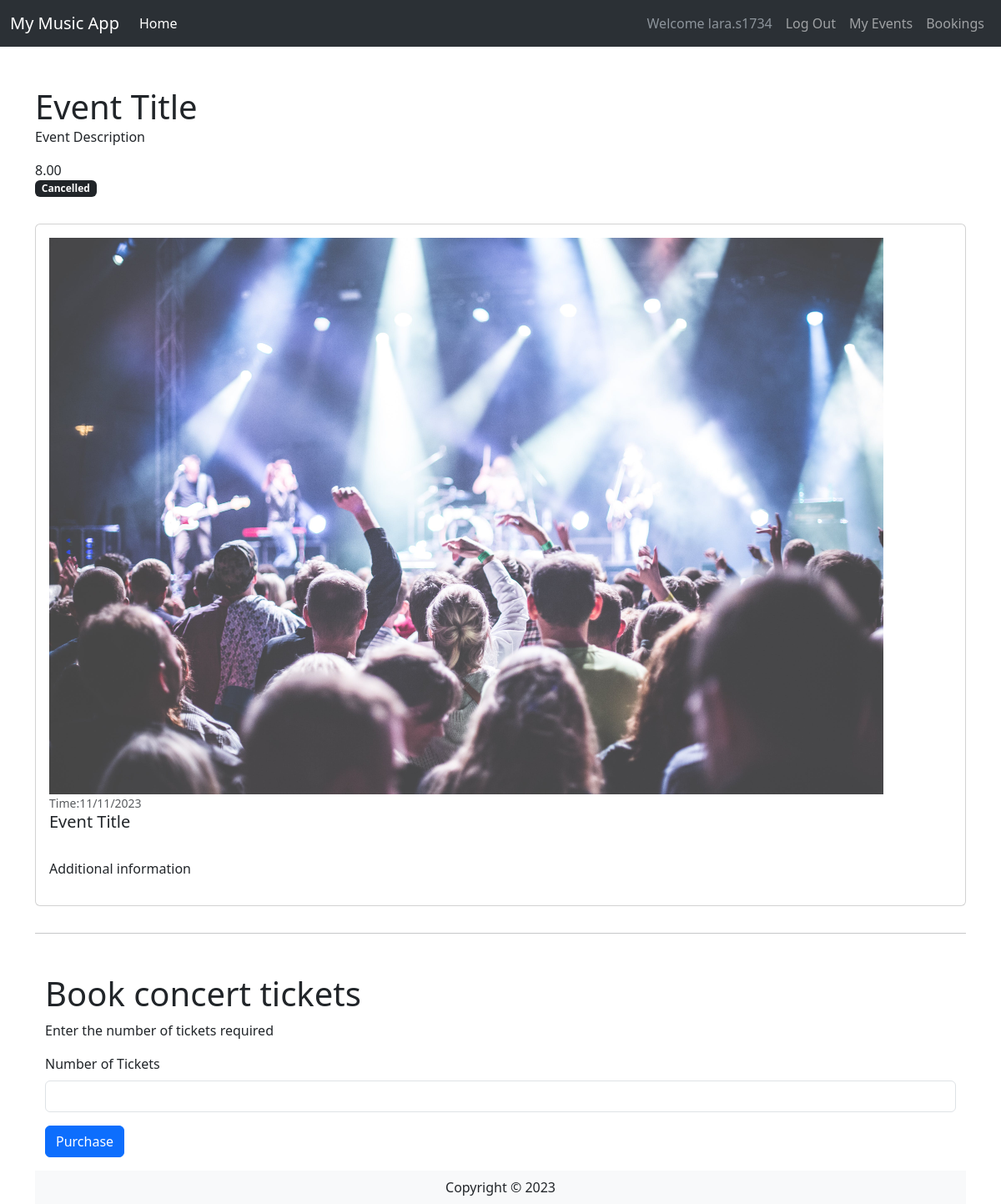
/bookings/2/ (signed in), run on the app's committed database.
### website/models.py (models this page shows, shortened)
class User(db.Model,UserMixin):
    __tablename__ = 'User' # good practice to specify table name
    id = db.Column(db.Integer, primary_key=True)
    UserName = db.Column(db.String(100), index=True, unique=True, nullable=False)
    UserEmail = db.Column(db.String(100), index=True, nullable=False)
    UserPass_hash = db.Column(db.String(255), nullable=False)
    Phone_Num = db.Column(db.NUMERIC(20), nullable=False)
    Comments = db.relationship('Comment', backref='user')
    def __repr__(self):
        return f"Name: {self.UserName}"

class Concert(db.Model):
    __tablename__ = 'Event'
    id = db.Column(db.Integer, primary_key=True)
    EventName = db.Column(db.String(80))
    EventDesc = db.Column(db.String(200))
    EventImage = db.Column(db.String(400))
    EventDate = db.Column(db.String(100))
    EventLocation = db.Column(db.String(100))
    EventInfo = db.Column(db.String(200))
    EventPrice = db.Column(db.DECIMAL(9, 2))
    EventStatus = db.Column(db.String(20))
    EventTicketCount = db.Column(db.Integer)
    UserId = db.Column(db.Integer, db.ForeignKey('User.id'))
    userCreator = db.relationship('User', backref='events_created')
    EventTime = db.Column(db.String(100))
    Comments = db.relationship('Comment', backref='concert')

### website/bookings.py (the view)
@bookbp.route('/<id>/', methods=['GET', 'POST'])
@login_required
def book(id):
    concert = db.session.scalar(db.select(Concert).where(Concert.id==id))
    print(current_user)
    print(id)
    bform = BookingForm()
    if bform.validate_on_submit():
      booking = Booking(TicketQuantity=bform.TicketQuantity.data, UserID = current_user.id, EventID = id)
      db.session.add(booking)
      db.session.commit()
      print('Booking complete', 'success')
      return redirect(url_for('concert.show', id=id))
    return render_template('concerts/book.html', concert = concert, form = bform)

### website/forms.py
class BookingForm(FlaskForm):
    TicketQuantity = IntegerField('Number of Tickets', validators=[InputRequired()])
    submit = SubmitField("Purchase")

### website/templates/concerts/book.html
{% extends 'base.html' %}
{% from 'bootstrap5/form.html' import render_form %}
{% block content %}
<div class="container">
    <div class="row mt-5 mb-3">
      <div class="col-md-12">
        <div class="float-left">
          <h1 class="mb-0">{{concert.EventName}}</h1>
          <p>{{concert.EventDesc}}</p>
        </div>
        <div class="float-right text-right">
          <p class="mb-0">{{concert.EventPrice}}</p>
          <span class="badge text-bg-dark">{{concert.EventStatus}}</span>
        </div>
      </div>
</div>
<div class="row">
    <div class="col-md-12">
    <div class="card my-3">
        <div class="card-body">
        <div class="media">
            <img
            class="align-self-start mr-3"
            src="{{ concert.EventImage }}"
            width="1000px"
            />
            <div class="media-body">
            <small class="font-weight-bold text-muted"
                >Time:{{concert.EventDate}}</small
            >
            <h5 class="mt-0">{{concert.EventName}}</h5>
            <p><br />{{concert.EventInfo}}</p>
            </div>
        </div>
        </div>
    </div>
    </div>
</div>
<hr />
<div class="container">
<div class="row mt-5">
    <div class="col-md-12">
    <h1>Book concert tickets</h1>
    <p>Enter the number of tickets required</p>
    {{render_form(form)}}
    </div>
</div>
</div>
{% endblock %}

### website/templates/base.html (shortened to what this page needs)
<html>
  <head>
    <link
      href="https://cdn.jsdelivr.net/npm/bootstrap@5.3.0-alpha3/dist/css/bootstrap.min.css"
      rel="stylesheet"
    />
  </head>
  <body>
    <headerclass="bg-light border-bottom">
      <nav
        data-bs-theme="dark"
        class="navbar bg-primary navbar-expand-lg bg-body-tertiary"
      >
        <div class="container-fluid">
          <a class="navbar-brand" href="/">My Music App</a>
          <div class="collapse navbar-collapse" id="navbarSupportedContent">
            <ul class="navbar-nav me-auto mb-2 mb-lg-0">
              <li class="nav-item">
                <a class="nav-link active" aria-current="page" href="/">Home</a>
              </li>
            </ul>
            <div class="navbar-nav ml-auto">
              {% if current_user.is_authenticated %}
              <a class="nav-item nav-link disabled text-muted" href="#"
                >Welcome {{current_user.UserName}}</a
              >
              <a class="nav-item nav-link" href="{{ url_for('auth.logout') }}"
                >Log Out</a
              >
              {% endif %}
              <a class="nav-item nav-link" href="{{ url_for('events.events') }}">My Events</a>
              <a class="nav-item nav-link" href="{{ url_for('userbooking.userbookings') }}">Bookings</a>
            </div>
          </div>
        </div>
      </nav>
    {% block content %} {% endblock %}
    <footer class="footer">
      <div class="text-center py-2 bg-light">
        <span class="text-dark">Copyright &copy; {{year}}</span>
      </div>
    </footer>
  </body>
</html>

### data on the page
User: UserName "lara.s1734"
Concert: EventName "Event Title", EventDesc "Event Description", EventPrice "8.00", EventStatus "Cancelled", EventImage (picture), EventDate "11/11/2023", EventInfo "Additional information"
